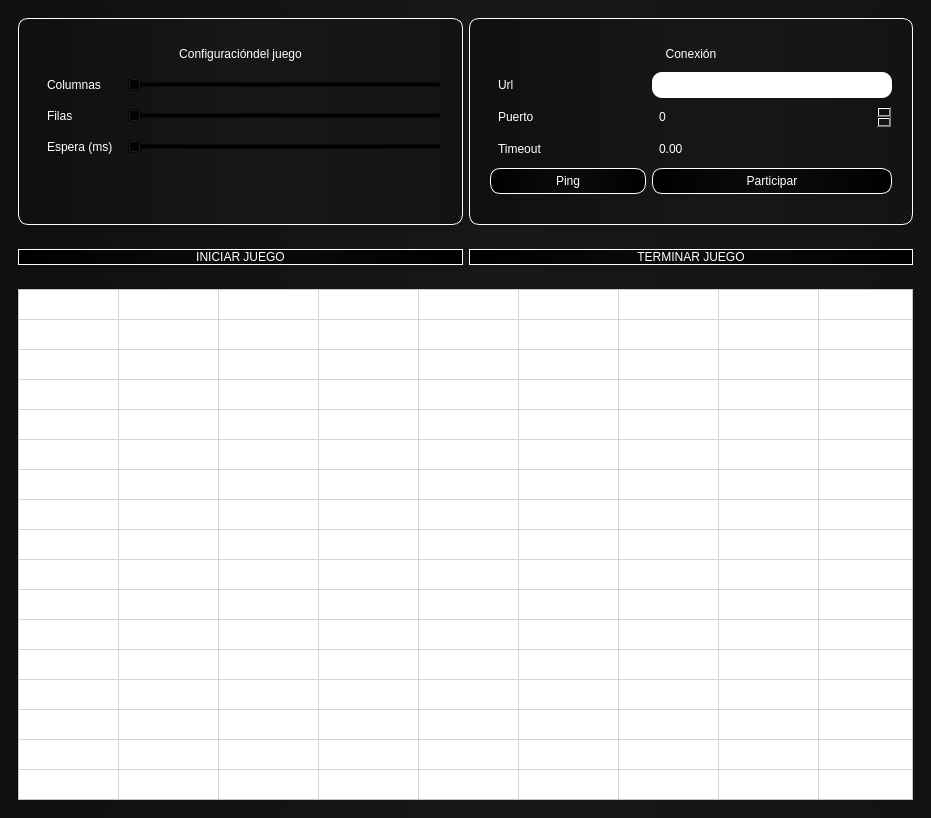
<?xml version="1.0" encoding="UTF-8"?>
<ui version="4.0">
 <class>MainWindow</class>
 <widget class="QMainWindow" name="MainWindow">
  <property name="geometry">
   <rect>
    <x>0</x>
    <y>0</y>
    <width>931</width>
    <height>818</height>
   </rect>
  </property>
  <property name="windowTitle">
   <string>MainWindow</string>
  </property>
  <property name="styleSheet">
   <string notr="true">background-color: qlineargradient(spread:pad, x1:0.00909091, y1:0, x2:1, y2:0, stop:0 rgba(15, 15, 15, 255), stop:0.527273 rgba(23, 23, 23, 255), stop:1 rgba(19, 19, 19, 255));</string>
  </property>
  <widget class="QWidget" name="centralwidget">
   <layout class="QVBoxLayout" name="verticalLayout_3">
    <property name="sizeConstraint">
     <enum>QLayout::SetMinimumSize</enum>
    </property>
    <item>
     <widget class="QWidget" name="widget" native="true">
      <property name="sizePolicy">
       <sizepolicy hsizetype="Preferred" vsizetype="Preferred">
        <horstretch>0</horstretch>
        <verstretch>0</verstretch>
       </sizepolicy>
      </property>
      <layout class="QHBoxLayout" name="horizontalLayout_2">
       <item>
        <widget class="QGroupBox" name="groupBox_10">
         <property name="enabled">
          <bool>true</bool>
         </property>
         <property name="sizePolicy">
          <sizepolicy hsizetype="Expanding" vsizetype="Expanding">
           <horstretch>0</horstretch>
           <verstretch>0</verstretch>
          </sizepolicy>
         </property>
         <property name="styleSheet">
          <string notr="true">color: #FFFFFF;
border:1px;
border-color:#FFF;
border-style :solid;
border-radius:10px;
padding:5px;</string>
         </property>
         <property name="title">
          <string/>
         </property>
         <property name="toolTipDuration" stdset="0">
          <number>-1</number>
         </property>
         <layout class="QHBoxLayout" name="horizontalLayout_4">
          <item>
           <widget class="QWidget" name="formWidget_7" native="true">
            <property name="enabled">
             <bool>true</bool>
            </property>
            <property name="sizePolicy">
             <sizepolicy hsizetype="Expanding" vsizetype="Expanding">
              <horstretch>0</horstretch>
              <verstretch>0</verstretch>
             </sizepolicy>
            </property>
            <property name="styleSheet">
             <string notr="true">color: #FFFFFF;
border:0px;
padding:5px;
background:rgb(0,0,0,0)</string>
            </property>
            <property name="toolTipDuration" stdset="0">
             <number>-1</number>
            </property>
            <layout class="QFormLayout" name="formLayout_10">
             <property name="fieldGrowthPolicy">
              <enum>QFormLayout::AllNonFixedFieldsGrow</enum>
             </property>
             <item row="1" column="0" colspan="2">
              <widget class="QLabel" name="label_30">
               <property name="enabled">
                <bool>true</bool>
               </property>
               <property name="sizePolicy">
                <sizepolicy hsizetype="Expanding" vsizetype="Preferred">
                 <horstretch>0</horstretch>
                 <verstretch>0</verstretch>
                </sizepolicy>
               </property>
               <property name="styleSheet">
                <string notr="true">color: #FFFFFF;
border:0px;
border-radius:5px;
padding:5px;
background : (0,0,0,0)</string>
               </property>
               <property name="text">
                <string>Configuracióndel juego</string>
               </property>
               <property name="alignment">
                <set>Qt::AlignCenter</set>
               </property>
               <property name="toolTipDuration" stdset="0">
                <number>-1</number>
               </property>
              </widget>
             </item>
             <item row="2" column="0">
              <widget class="QLabel" name="label_28">
               <property name="enabled">
                <bool>true</bool>
               </property>
               <property name="sizePolicy">
                <sizepolicy hsizetype="Preferred" vsizetype="Preferred">
                 <horstretch>0</horstretch>
                 <verstretch>0</verstretch>
                </sizepolicy>
               </property>
               <property name="styleSheet">
                <string notr="true">color: #FFFFFF;
border:0px;
border-radius:5px;
padding:5px;
background : rgb(0,0,0,0)</string>
               </property>
               <property name="text">
                <string>Columnas</string>
               </property>
               <property name="toolTipDuration" stdset="0">
                <number>-1</number>
               </property>
              </widget>
             </item>
             <item row="2" column="1">
              <widget class="QSlider" name="columnas">
               <property name="enabled">
                <bool>true</bool>
               </property>
               <property name="styleSheet">
                <string notr="true">color: #FFFFFF;
border:0px;
padding:5px;
background:rgb(0,0,0,0)</string>
               </property>
               <property name="minimum">
                <number>20</number>
               </property>
               <property name="maximum">
                <number>500</number>
               </property>
               <property name="orientation">
                <enum>Qt::Horizontal</enum>
               </property>
               <property name="toolTipDuration" stdset="0">
                <number>-1</number>
               </property>
              </widget>
             </item>
             <item row="3" column="0">
              <widget class="QLabel" name="label_29">
               <property name="enabled">
                <bool>true</bool>
               </property>
               <property name="styleSheet">
                <string notr="true">color: #FFFFFF;
border:0px;
border-radius:5px;
padding:5px;
background : rgb(0,0,0,0)</string>
               </property>
               <property name="text">
                <string>Filas</string>
               </property>
               <property name="toolTipDuration" stdset="0">
                <number>-1</number>
               </property>
              </widget>
             </item>
             <item row="3" column="1">
              <widget class="QSlider" name="filas">
               <property name="enabled">
                <bool>true</bool>
               </property>
               <property name="styleSheet">
                <string notr="true">color: #FFFFFF;
border:0px;
padding:5px;
background:rgb(0,0,0,0)</string>
               </property>
               <property name="minimum">
                <number>20</number>
               </property>
               <property name="maximum">
                <number>500</number>
               </property>
               <property name="orientation">
                <enum>Qt::Horizontal</enum>
               </property>
               <property name="toolTipDuration" stdset="0">
                <number>-1</number>
               </property>
              </widget>
             </item>
             <item row="4" column="0">
              <widget class="QLabel" name="label_4">
               <property name="text">
                <string>Espera (ms)</string>
               </property>
              </widget>
             </item>
             <item row="4" column="1">
              <widget class="QSlider" name="espera">
               <property name="enabled">
                <bool>true</bool>
               </property>
               <property name="styleSheet">
                <string notr="true">color: #FFFFFF;
border:0px;
padding:5px;
background:rgb(0,0,0,0)</string>
               </property>
               <property name="minimum">
                <number>350</number>
               </property>
               <property name="maximum">
                <number>1500</number>
               </property>
               <property name="orientation">
                <enum>Qt::Horizontal</enum>
               </property>
               <property name="toolTipDuration" stdset="0">
                <number>-1</number>
               </property>
              </widget>
             </item>
            </layout>
           </widget>
          </item>
         </layout>
        </widget>
       </item>
       <item>
        <widget class="QGroupBox" name="groupBox_9">
         <property name="enabled">
          <bool>true</bool>
         </property>
         <property name="sizePolicy">
          <sizepolicy hsizetype="Expanding" vsizetype="Expanding">
           <horstretch>0</horstretch>
           <verstretch>0</verstretch>
          </sizepolicy>
         </property>
         <property name="styleSheet">
          <string notr="true">color: #FFFFFF;
border:1px;
border-color:white;
border-style: solid;
border-radius:10px;
padding:5px;</string>
         </property>
         <property name="title">
          <string/>
         </property>
         <property name="toolTipDuration" stdset="0">
          <number>-1</number>
         </property>
         <layout class="QHBoxLayout" name="horizontalLayout_5">
          <item>
           <widget class="QWidget" name="formWidget_6" native="true">
            <property name="sizePolicy">
             <sizepolicy hsizetype="Expanding" vsizetype="Expanding">
              <horstretch>0</horstretch>
              <verstretch>0</verstretch>
             </sizepolicy>
            </property>
            <property name="styleSheet">
             <string notr="true">border:0px;
background-color: rgb(0,0,0,0)</string>
            </property>
            <layout class="QFormLayout" name="formLayout_9">
             <property name="fieldGrowthPolicy">
              <enum>QFormLayout::AllNonFixedFieldsGrow</enum>
             </property>
             <item row="0" column="0" colspan="2">
              <widget class="QLabel" name="label_27">
               <property name="enabled">
                <bool>true</bool>
               </property>
               <property name="sizePolicy">
                <sizepolicy hsizetype="Expanding" vsizetype="Preferred">
                 <horstretch>0</horstretch>
                 <verstretch>0</verstretch>
                </sizepolicy>
               </property>
               <property name="layoutDirection">
                <enum>Qt::LeftToRight</enum>
               </property>
               <property name="styleSheet">
                <string notr="true">color: #FFFFFF;
border:0px;
border-radius:5px;
padding:5px;
background : (0,0,0,0)</string>
               </property>
               <property name="text">
                <string>Conexión</string>
               </property>
               <property name="alignment">
                <set>Qt::AlignCenter</set>
               </property>
               <property name="toolTipDuration" stdset="0">
                <number>-1</number>
               </property>
              </widget>
             </item>
             <item row="1" column="0">
              <widget class="QLabel" name="label_25">
               <property name="enabled">
                <bool>true</bool>
               </property>
               <property name="styleSheet">
                <string notr="true">color: #FFFFFF;
border:0px;
padding:5px;
background:rgb(0,0,0,0)
</string>
               </property>
               <property name="text">
                <string>Url</string>
               </property>
               <property name="toolTipDuration" stdset="0">
                <number>-1</number>
               </property>
              </widget>
             </item>
             <item row="1" column="1">
              <widget class="QLineEdit" name="url">
               <property name="autoFillBackground">
                <bool>false</bool>
               </property>
               <property name="styleSheet">
                <string notr="true">background:white;</string>
               </property>
               <property name="text">
                <string/>
               </property>
              </widget>
             </item>
             <item row="2" column="0">
              <widget class="QLabel" name="label_26">
               <property name="enabled">
                <bool>true</bool>
               </property>
               <property name="styleSheet">
                <string notr="true">color: #FFFFFF;
border:0px;
padding:5px;
background:rgb(0,0,0,0)
</string>
               </property>
               <property name="text">
                <string>Puerto</string>
               </property>
               <property name="toolTipDuration" stdset="0">
                <number>-1</number>
               </property>
              </widget>
             </item>
             <item row="2" column="1">
              <widget class="QSpinBox" name="puerto">
               <property name="enabled">
                <bool>true</bool>
               </property>
               <property name="sizePolicy">
                <sizepolicy hsizetype="Expanding" vsizetype="Fixed">
                 <horstretch>0</horstretch>
                 <verstretch>0</verstretch>
                </sizepolicy>
               </property>
               <property name="styleSheet">
                <string notr="true">color: #FFFFFF;
border:1px;
border-color:white;
boder-style:solid;
border-radius:5px;
padding:5px;
background-color: qlineargradient(spread:pad, x1:0, y1:0, x2:1, y2:0, stop:0 rgba(0, 0, 0, 0), stop:0.486364 rgba(12, 12, 12, 0), stop:1 rgba(0, 0, 0, 0));</string>
               </property>
               <property name="toolTipDuration" stdset="0">
                <number>-1</number>
               </property>
              </widget>
             </item>
             <item row="4" column="0">
              <widget class="QPushButton" name="ping_pong">
               <property name="sizePolicy">
                <sizepolicy hsizetype="Expanding" vsizetype="Fixed">
                 <horstretch>0</horstretch>
                 <verstretch>0</verstretch>
                </sizepolicy>
               </property>
               <property name="styleSheet">
                <string notr="true">color: white;
border: 1px;
border-color: white;
border-style : solid;
border-radius:10px;
background-color: qlineargradient(spread:pad, x1:0, y1:0, x2:1, y2:0, stop:0 rgba(0, 0, 0, 255), stop:0.490909 rgba(12, 12, 12, 255), stop:1 rgba(0, 0, 0, 255));</string>
               </property>
               <property name="text">
                <string>                  Ping                  </string>
               </property>
              </widget>
             </item>
             <item row="4" column="1">
              <widget class="QPushButton" name="participar">
               <property name="sizePolicy">
                <sizepolicy hsizetype="Expanding" vsizetype="Fixed">
                 <horstretch>0</horstretch>
                 <verstretch>0</verstretch>
                </sizepolicy>
               </property>
               <property name="styleSheet">
                <string notr="true">color: white;
border: 1px;
border-color: white;
border-style : solid;
border-radius:10px;
background-color: qlineargradient(spread:pad, x1:0, y1:0, x2:1, y2:0, stop:0 rgba(0, 0, 0, 255), stop:0.490909 rgba(12, 12, 12, 255), stop:1 rgba(0, 0, 0, 255));</string>
               </property>
               <property name="text">
                <string>Participar</string>
               </property>
              </widget>
             </item>
             <item row="3" column="0">
              <widget class="QLabel" name="label">
               <property name="text">
                <string>Timeout</string>
               </property>
              </widget>
             </item>
             <item row="3" column="1">
              <widget class="QDoubleSpinBox" name="timeout"/>
             </item>
            </layout>
           </widget>
          </item>
         </layout>
        </widget>
       </item>
      </layout>
     </widget>
    </item>
    <item>
     <widget class="QWidget" name="widget_4" native="true">
      <layout class="QHBoxLayout" name="horizontalLayout">
       <item>
        <widget class="QPushButton" name="estado_juego">
         <property name="sizePolicy">
          <sizepolicy hsizetype="Expanding" vsizetype="Fixed">
           <horstretch>0</horstretch>
           <verstretch>0</verstretch>
          </sizepolicy>
         </property>
         <property name="styleSheet">
          <string notr="true">color: white;
border: 1px;
border-color: white;
border-style : solid;
border-radius:10px;
background-color: qlineargradient(spread:pad, x1:0, y1:0, x2:1, y2:0, stop:0 rgba(0, 0, 0, 255), stop:0.490909 rgba(12, 12, 12, 255), stop:1 rgba(0, 0, 0, 255));</string>
         </property>
         <property name="text">
          <string>INICIAR JUEGO</string>
         </property>
        </widget>
       </item>
       <item>
        <widget class="QPushButton" name="termina_juego">
         <property name="sizePolicy">
          <sizepolicy hsizetype="Expanding" vsizetype="Fixed">
           <horstretch>0</horstretch>
           <verstretch>0</verstretch>
          </sizepolicy>
         </property>
         <property name="styleSheet">
          <string notr="true">color: white;
border: 1px;
border-color: white;
border-style : solid;
border-radius:10px;
background-color: qlineargradient(spread:pad, x1:0, y1:0, x2:1, y2:0, stop:0 rgba(0, 0, 0, 255), stop:0.490909 rgba(12, 12, 12, 255), stop:1 rgba(0, 0, 0, 255));</string>
         </property>
         <property name="text">
          <string>TERMINAR JUEGO</string>
         </property>
        </widget>
       </item>
      </layout>
     </widget>
    </item>
    <item>
     <widget class="QWidget" name="widget_2" native="true">
      <layout class="QHBoxLayout" name="horizontalLayout_3">
       <item>
        <widget class="QTableWidget" name="tabla">
         <property name="enabled">
          <bool>true</bool>
         </property>
         <property name="sizePolicy">
          <sizepolicy hsizetype="Preferred" vsizetype="Preferred">
           <horstretch>0</horstretch>
           <verstretch>0</verstretch>
          </sizepolicy>
         </property>
         <property name="minimumSize">
          <size>
           <width>631</width>
           <height>511</height>
          </size>
         </property>
         <property name="autoFillBackground">
          <bool>false</bool>
         </property>
         <property name="styleSheet">
          <string notr="true">background-color: rgb(255, 255, 255);</string>
         </property>
         <property name="frameShape">
          <enum>QFrame::StyledPanel</enum>
         </property>
         <property name="frameShadow">
          <enum>QFrame::Sunken</enum>
         </property>
         <property name="verticalScrollBarPolicy">
          <enum>Qt::ScrollBarAlwaysOff</enum>
         </property>
         <property name="horizontalScrollBarPolicy">
          <enum>Qt::ScrollBarAlwaysOff</enum>
         </property>
         <property name="autoScroll">
          <bool>true</bool>
         </property>
         <property name="dragDropOverwriteMode">
          <bool>true</bool>
         </property>
         <property name="gridStyle">
          <enum>Qt::SolidLine</enum>
         </property>
         <property name="sortingEnabled">
          <bool>false</bool>
         </property>
         <property name="cornerButtonEnabled">
          <bool>true</bool>
         </property>
         <property name="rowCount">
          <number>17</number>
         </property>
         <property name="columnCount">
          <number>17</number>
         </property>
         <attribute name="horizontalHeaderVisible">
          <bool>false</bool>
         </attribute>
         <attribute name="horizontalHeaderCascadingSectionResizes">
          <bool>false</bool>
         </attribute>
         <attribute name="horizontalHeaderHighlightSections">
          <bool>false</bool>
         </attribute>
         <attribute name="horizontalHeaderShowSortIndicator" stdset="0">
          <bool>false</bool>
         </attribute>
         <attribute name="horizontalHeaderStretchLastSection">
          <bool>false</bool>
         </attribute>
         <attribute name="verticalHeaderVisible">
          <bool>false</bool>
         </attribute>
         <attribute name="verticalHeaderCascadingSectionResizes">
          <bool>false</bool>
         </attribute>
         <attribute name="verticalHeaderHighlightSections">
          <bool>false</bool>
         </attribute>
         <attribute name="verticalHeaderShowSortIndicator" stdset="0">
          <bool>false</bool>
         </attribute>
         <attribute name="verticalHeaderStretchLastSection">
          <bool>false</bool>
         </attribute>
         <row>
          <property name="text">
           <string/>
          </property>
         </row>
         <row>
          <property name="text">
           <string/>
          </property>
         </row>
         <row>
          <property name="text">
           <string/>
          </property>
         </row>
         <row>
          <property name="text">
           <string/>
          </property>
         </row>
         <row>
          <property name="text">
           <string/>
          </property>
         </row>
         <row>
          <property name="text">
           <string/>
          </property>
         </row>
         <row>
          <property name="text">
           <string/>
          </property>
         </row>
         <row>
          <property name="text">
           <string/>
          </property>
         </row>
         <row>
          <property name="text">
           <string/>
          </property>
         </row>
         <row>
          <property name="text">
           <string/>
          </property>
         </row>
         <row/>
         <row/>
         <row/>
         <row/>
         <row/>
         <row/>
         <row/>
         <column>
          <property name="text">
           <string/>
          </property>
         </column>
         <column>
          <property name="text">
           <string/>
          </property>
         </column>
         <column>
          <property name="text">
           <string/>
          </property>
         </column>
         <column>
          <property name="text">
           <string/>
          </property>
         </column>
         <column>
          <property name="text">
           <string/>
          </property>
         </column>
         <column>
          <property name="text">
           <string/>
          </property>
         </column>
         <column>
          <property name="text">
           <string/>
          </property>
         </column>
         <column>
          <property name="text">
           <string/>
          </property>
         </column>
         <column>
          <property name="text">
           <string/>
          </property>
         </column>
         <column>
          <property name="text">
           <string/>
          </property>
         </column>
         <column/>
         <column/>
         <column/>
         <column/>
         <column/>
         <column/>
         <column/>
         <item row="0" column="0">
          <property name="text">
           <string/>
          </property>
          <property name="background">
           <brush brushstyle="NoBrush">
            <color alpha="255">
             <red>225</red>
             <green>225</green>
             <blue>225</blue>
            </color>
           </brush>
          </property>
          <property name="foreground">
           <brush brushstyle="SolidPattern">
            <color alpha="255">
             <red>255</red>
             <green>255</green>
             <blue>255</blue>
            </color>
           </brush>
          </property>
         </item>
        </widget>
       </item>
      </layout>
     </widget>
    </item>
   </layout>
  </widget>
 </widget>
 <resources/>
 <connections/>
</ui>
